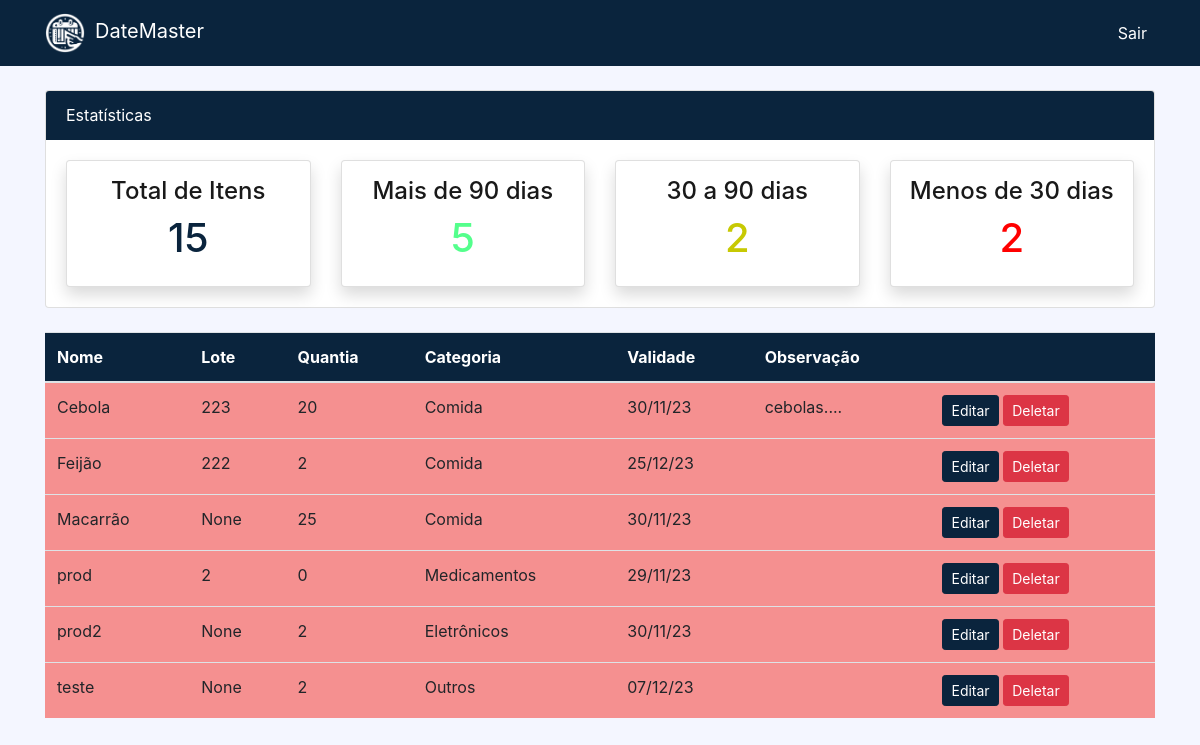
Page /baixa/ (signed in) on the committed database.
### dashboard/models.py (models this page shows, shortened)
class Product(models.Model):
    name = models.CharField(max_length=100, null=True, blank=True)
    lot = models.CharField(max_length=20, null=True, blank=True)
    category = models.CharField(max_length=20, choices=CATEGORY, null=True, blank=True)
    quantity = models.PositiveIntegerField(null=False, blank=True)
    expiration_date = models.DateField(null=True, blank=True)
    observation = models.TextField(null=True, blank=True)

### dashboard/views.py (the view)
# urls.py: path('baixa/', views.baixa, name='dashboard-baixa'),
@login_required
def baixa(request):
    items = Product.objects.raw('SELECT * FROM dashboard_product')
    item_countp = len(items)
    current_date = date.today()
    three_months_ago = current_date + timedelta(days=3*30)
    items = Product.objects.raw('SELECT * FROM dashboard_product WHERE expiration_date > %s', [three_months_ago])
    item_counta = len(items)
    current_date = date.today()
    thirty_days_ago = current_date + timedelta(days=30)
    ninety_days_ago = current_date + timedelta(days=90)
    query = ''' SELECT * FROM dashboard_product WHERE expiration_date BETWEEN %s AND %s'''
    items = Product.objects.raw(query, [thirty_days_ago, ninety_days_ago])
    item_countm = len(items)
    current_date = date.today()
    thirty_days_from_now = current_date + timedelta(days=30)
    items = Product.objects.filter(expiration_date__gt=current_date, expiration_date__lt=thirty_days_from_now)
    item_countb = len(items)
    context = {
        'items': items,
        'item_countp': item_countp,
        'item_counta': item_counta,
        'item_countm': item_countm,
        'item_countb': item_countm,
    }
    return render(request, 'dashboard/baixa.html', context)

### templates/dashboard/baixa.html (shortened to what this page needs)
{% extends 'partials/base.html' %}
{% load crispy_forms_tags %}
{% block content %}
{% include 'partials/topnav.html' %}
        <div class="container">
            <div class="row my-4">
                <div class="col-md-12">
                    <table class="table bg-white">
                        <thead class="bg-info color-custom">
                            <tr class="text-white">
                                <th scope="col">Nome</th>
                                <th scope="col">Lote</th>
                                <th scope="col">Quantia</th>
                                <th scope="col">Categoria</th>
                                <th scope="col">Validade</th>
                                <th scope="col">Observação</th>
                                <th scope="col"></th>
                            </tr>
                        </thead>
                        <tbody>
                            {% for item in items %}
                                <tr >
                                    <td style="background-color: rgb(245, 144, 144);">{{ item.name }}</td>
                                    <td style="background-color: rgb(245, 144, 144);">{{ item.lot }}</td>
                                    <td style="background-color: rgb(245, 144, 144);">{{ item.quantity }}</td>
                                    <td style="background-color: rgb(245, 144, 144);">{{ item.category }}</td>
                                    <td style="background-color: rgb(245, 144, 144);">{{ item.expiration_date|date:"d/m/y" }}</td>
                                    <td style="background-color: rgb(245, 144, 144);">{{item.observation}}</td>
                                    <td style="background-color: rgb(245, 144, 144);">
                                        <a class="btn btn-info btn-sm" href="{% url 'dashboard-product-update' pk=item.id %}">Editar</a>
                                        <a class="btn btn-danger btn-sm" href="{% url 'dashboard-product-delete' pk=item.id %}">Deletar</a>
                                    </td>
                                </tr>
                            {% endfor %}
                        </tbody>
                    </table>
                </div>
            </div>
        </div>
{% endblock%}

### static/style.css (style rules this page uses)
body { background: #f4f6ff; }
.btn-info { background-color: #0a243d !important; border-color: #0a243d !important; }
.color-custom { background-color: #0a243d !important; border-color: #0a243d !important; }

### rows in the picture
Product: name "Cebola", lot "223", quantity "20", category "Comida", expiration_date "30/11/23", observation "cebolas...."
Product: name "Feijão", lot "222", quantity "2", category "Comida", expiration_date "25/12/23"
Product: name "Macarrão", lot "None", quantity "25", category "Comida", expiration_date "30/11/23"
Product: name "prod", lot "2", quantity "0", category "Medicamentos", expiration_date "29/11/23"
Product: name "prod2", lot "None", quantity "2", category "Eletrônicos", expiration_date "30/11/23"
Product: name "teste", lot "None", quantity "2", category "Outros", expiration_date "07/12/23"

### other values in the picture
{{ item_countp }} "15"
{{ item_counta }} "5"
{{ item_countm }} "2"
{{ item_countb }} "2"
